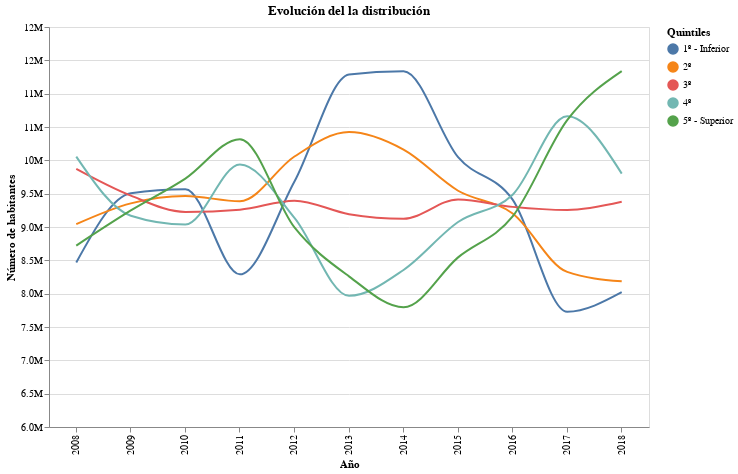

Notebook code cell kept with this figure:
### Code cell
df_happiness = df_nac.groupby(['Year','Quintiles'])['Weight'].mean().reset_index()

nearest = alt.selection(type='single', nearest=True, on='mouseover',
                        fields=['Year'], empty='none')


line = alt.Chart(df_happiness).mark_line(interpolate = 'monotone').encode(
    alt.X('Year:O', title = 'Año',
          axis=alt.Axis(values= [2008,2009,2010,2011,2012,2013,2014,2015,2016,2017,2018])),
    alt.Y('sum(Weight):Q', 
          title = 'Número de habitantes', 
          axis = alt.Axis(format =',.2s'),
          scale=alt.Scale(domain=[6000000, 12000000])),
    color='Quintiles'
).properties(
    title = 'Evolución del la distribución',
    height = 400,
    width = 600
)


selectors = alt.Chart(df_happiness).mark_point().encode(
    x='Year:N',
    opacity=alt.value(0),
).add_selection(
    nearest
)

points = line.mark_point().encode(
    opacity=alt.condition(nearest, alt.value(1), alt.value(0))
)

text = line.mark_text(align='left', dx=5, dy=-5).encode(
    text=alt.condition(nearest,'sum(Weight):Q', alt.value(' '), format=',.2s')
)

# Draw a rule at the location of the selection
rules = alt.Chart(df_happiness).mark_rule(color='gray').encode(
    x='Year:N',
).transform_filter(
    nearest
)

# Put the five layers into a chart and bind the data
happines_distribution = alt.layer(
    line, selectors, points, rules, text
).properties(
    width=600, height=400
)

happines_distribution

### Figure 1 — Vega-Lite specification as saved in the notebook (floating-point values rounded to 4 significant figures)
{"config": {"view": {"continuousWidth": 400, "continuousHeight": 300}}, "layer": [{"mark": {"type": "line", "interpolate": "monotone"}, "encoding": {"color": {"type": "nominal", "field": "Quintiles"}, "x": {"type": "ordinal", "axis": {"values": [2008, 2009, 2010, 2011, 2012, 2013, 2014, 2015, 2016, 2017, 2018]}, "field": "Year", "title": "Año"}, "y": {"type": "quantitative", "aggregate": "sum", "axis": {"format": ",.2s"}, "field": "Weight", "scale": {"domain": [6000000, 12000000]}, "title": "Número de habitantes"}}, "height": 400, "title": "Evolución del la distribución", "width": 600}, {"mark": "point", "encoding": {"opacity": {"value": 0}, "x": {"type": "nominal", "field": "Year"}}, "selection": {"selector145": {"type": "single", "nearest": true, "on": "mouseover", "fields": ["Year"], "empty": "none"}}}, {"mark": "point", "encoding": {"color": {"type": "nominal", "field": "Quintiles"}, "opacity": {"condition": {"value": 1, "selection": "selector145"}, "value": 0}, "x": {"type": "ordinal", "axis": {"values": [2008, 2009, 2010, 2011, 2012, 2013, 2014, 2015, 2016, 2017, 2018]}, "field": "Year", "title": "Año"}, "y": {"type": "quantitative", "aggregate": "sum", "axis": {"format": ",.2s"}, "field": "Weight", "scale": {"domain": [6000000, 12000000]}, "title": "Número de habitantes"}}, "height": 400, "title": "Evolución del la distribución", "width": 600}, {"mark": {"type": "rule", "color": "gray"}, "encoding": {"x": {"type": "nominal", "field": "Year"}}, "transform": [{"filter": {"selection": "selector145"}}]}, {"mark": {"type": "text", "align": "left", "dx": 5, "dy": -5}, "encoding": {"color": {"type": "nominal", "field": "Quintiles"}, "text": {"condition": {"type": "quantitative", "aggregate": "sum", "field": "Weight", "format": ",.2s", "selection": "selector145"}, "value": " "}, "x": {"type": "ordinal", "axis": {"values": [2008, 2009, 2010, 2011, 2012, 2013, 2014, 2015, 2016, 2017, 2018]}, "field": "Year", "title": "Año"}, "y": {"type": "quantitative", "aggregate": "sum", "axis": {"format": ",.2s"}, "field": "Weight", "scale": {"domain": [6000000, 12000000]}, "title": "Número de habitantes"}}, "height": 400, "title": "Evolución del la distribución", "width": 600}], "data": {"name": "data-9a033069c4d43b8f378b1377c609d545"}, "height": 400, "width": 600, "$schema": "https://vega.github.io/schema/vega-lite/v4.8.1.json", "datasets": {"data-9a033069c4d43b8f378b1377c609d545": [{"Year": 2008, "Quintiles": "1º - Inferior", "Weight": 8467000.0}, {"Year": 2008, "Quintiles": "2º", "Weight": 9042000.0}, {"Year": 2008, "Quintiles": "3º", "Weight": 9871000.0}, {"Year": 2008, "Quintiles": "4º", "Weight": 10060000.0}, {"Year": 2008, "Quintiles": "5º - Superior", "Weight": 8722000.0}, {"Year": 2009, "Quintiles": "1º - Inferior", "Weight": 9505000.0}, {"Year": 2009, "Quintiles": "2º", "Weight": 9354000.0}, {"Year": 2009, "Quintiles": "3º", "Weight": 9470000.0}, {"Year": 2009, "Quintiles": "4º", "Weight": 9168000.0}, {"Year": 2009, "Quintiles": "5º - Superior", "Weight": 9248000.0}, {"Year": 2010, "Quintiles": "1º - Inferior", "Weight": 9567000.0}, {"Year": 2010, "Quintiles": "2º", "Weight": 9464000.0}, {"Year": 2010, "Quintiles": "3º", "Weight": 9226000.0}, {"Year": 2010, "Quintiles": "4º", "Weight": 9037000.0}, {"Year": 2010, "Quintiles": "5º - Superior", "Weight": 9726000.0}, {"Year": 2011, "Quintiles": "1º - Inferior", "Weight": 8290000.0}, {"Year": 2011, "Quintiles": "2º", "Weight": 9387000.0}, {"Year": 2011, "Quintiles": "3º", "Weight": 9260000.0}, {"Year": 2011, "Quintiles": "4º", "Weight": 9936000.0}, {"Year": 2011, "Quintiles": "5º - Superior", "Weight": 10320000.0}, {"Year": 2012, "Quintiles": "1º - Inferior", "Weight": 9682000.0}, {"Year": 2012, "Quintiles": "2º", "Weight": 10060000.0}, {"Year": 2012, "Quintiles": "3º", "Weight": 9395000.0}, {"Year": 2012, "Quintiles": "4º", "Weight": 9138000.0}, {"Year": 2012, "Quintiles": "5º - Superior", "Weight": 8993000.0}, {"Year": 2013, "Quintiles": "1º - Inferior", "Weight": 11290000.0}, {"Year": 2013, "Quintiles": "2º", "Weight": 10420000.0}, {"Year": 2013, "Quintiles": "3º", "Weight": 9193000.0}, {"Year": 2013, "Quintiles": "4º", "Weight": 7968000.0}, {"Year": 2013, "Quintiles": "5º - Superior", "Weight": 8260000.0}, {"Year": 2014, "Quintiles": "1º - Inferior", "Weight": 11340000.0}, {"Year": 2014, "Quintiles": "2º", "Weight": 10160000.0}, {"Year": 2014, "Quintiles": "3º", "Weight": 9124000.0}, {"Year": 2014, "Quintiles": "4º", "Weight": 8356000.0}, {"Year": 2014, "Quintiles": "5º - Superior", "Weight": 7795000.0}, {"Year": 2015, "Quintiles": "1º - Inferior", "Weight": 10050000.0}, {"Year": 2015, "Quintiles": "2º", "Weight": 9544000.0}, {"Year": 2015, "Quintiles": "3º", "Weight": 9414000.0}, {"Year": 2015, "Quintiles": "4º", "Weight": 9074000.0}, {"Year": 2015, "Quintiles": "5º - Superior", "Weight": 8544000.0}, {"Year": 2016, "Quintiles": "1º - Inferior", "Weight": 9411000.0}, {"Year": 2016, "Quintiles": "2º", "Weight": 9202000.0}, {"Year": 2016, "Quintiles": "3º", "Weight": 9302000.0}, {"Year": 2016, "Quintiles": "4º", "Weight": 9484000.0}, {"Year": 2016, "Quintiles": "5º - Superior", "Weight": 9158000.0}, {"Year": 2017, "Quintiles": "1º - Inferior", "Weight": 7730000.0}, {"Year": 2017, "Quintiles": "2º", "Weight": 8326000.0}, {"Year": 2017, "Quintiles": "3º", "Weight": 9255000.0}, {"Year": 2017, "Quintiles": "4º", "Weight": 10660000.0}, {"Year": 2017, "Quintiles": "5º - Superior", "Weight": 10600000.0}, {"Year": 2018, "Quintiles": "1º - Inferior", "Weight": 8022000.0}, {"Year": 2018, "Quintiles": "2º", "Weight": 8185000.0}, {"Year": 2018, "Quintiles": "3º", "Weight": 9378000.0}, {"Year": 2018, "Quintiles": "4º", "Weight": 9801000.0}, {"Year": 2018, "Quintiles": "5º - Superior", "Weight": 11340000.0}]}}
